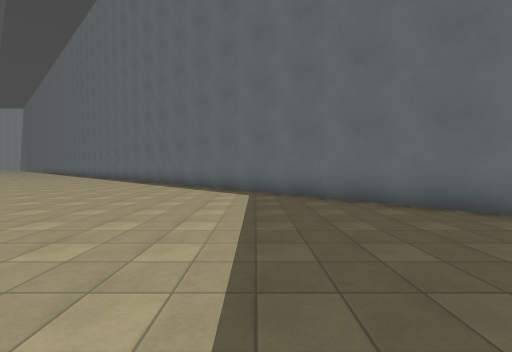
[1] (above)

24 first-person views from a walk through a Godot game level. The camera is 1.5 m above the floor, tilts 2° down and sees 90° across. The floor is counted in squares, 2 m on a side. Each view is taken from the middle of a square. On the plan, view 1 faces up. The plan holds only what a view shows up to about 9 squares ahead; the rest is blank. The place goes on beyond the plan. Surface patterns are stand-ins for the level's own textures.

[2]
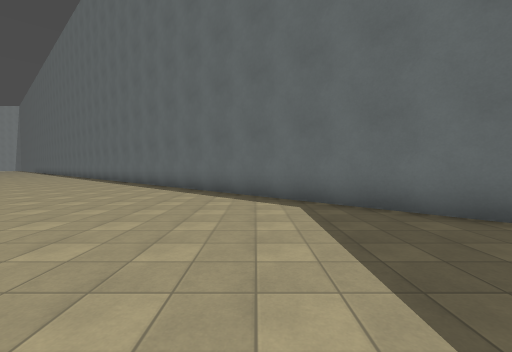

[3]
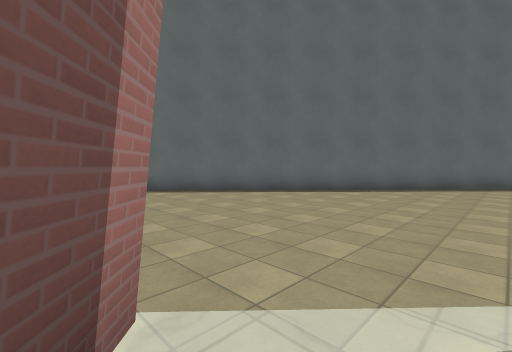

[4]
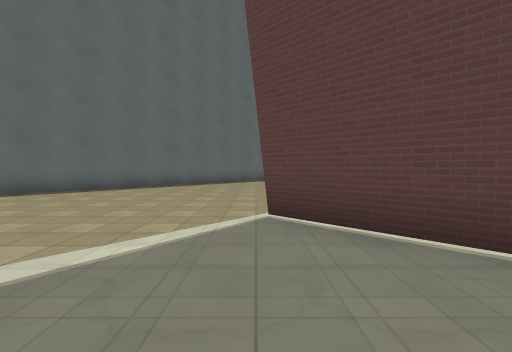

[5]
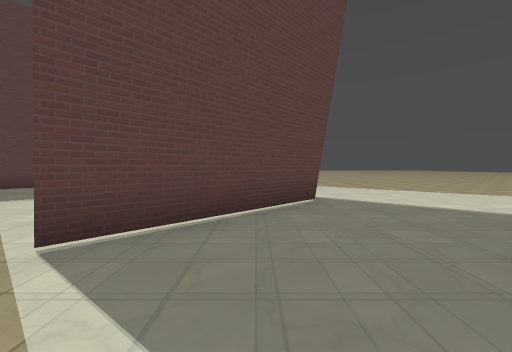

[6]
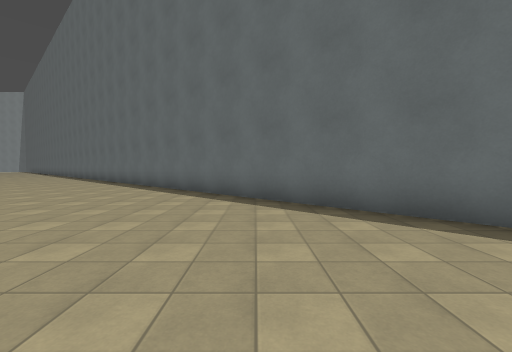

[7]
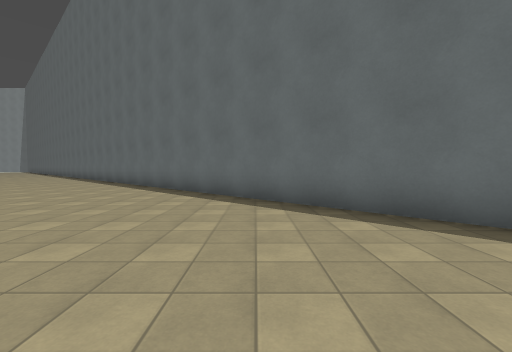

[8]
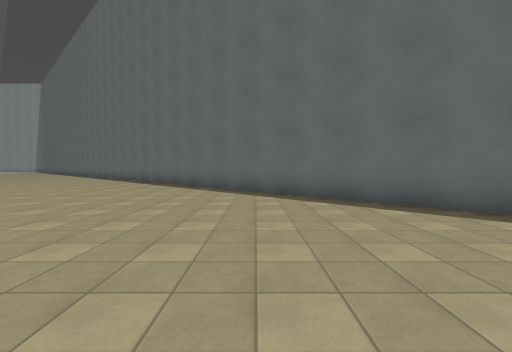

[9]
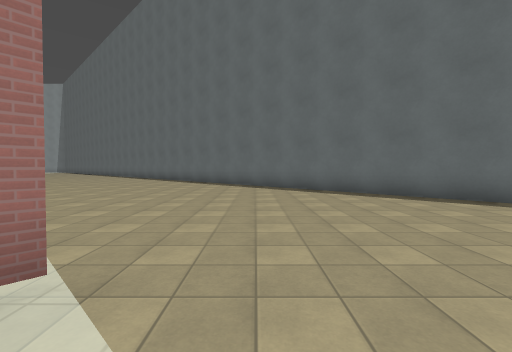

[10]
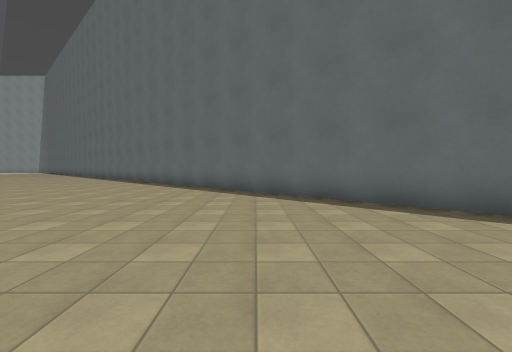

[11]
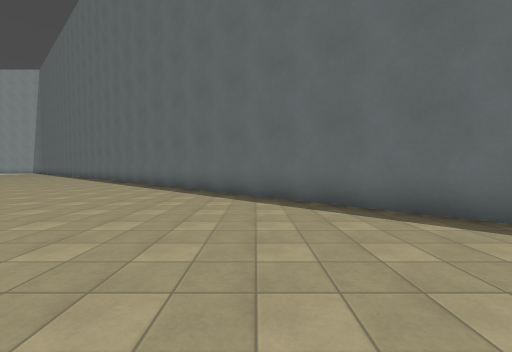

[12]
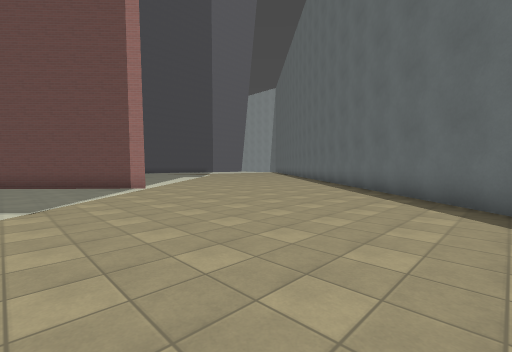

[13]
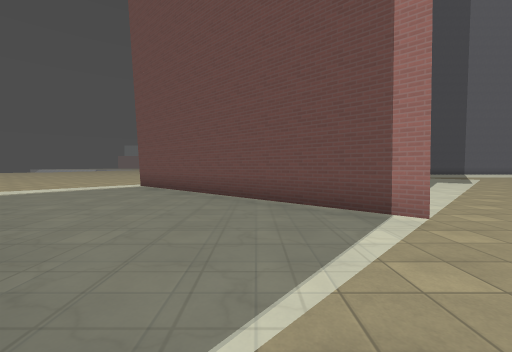

[14]
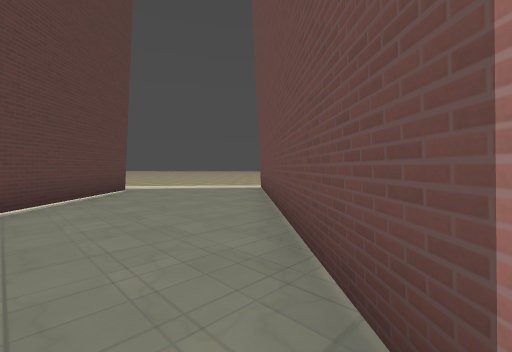

[15]
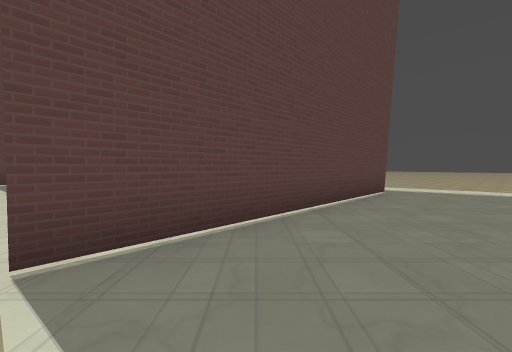

[16]
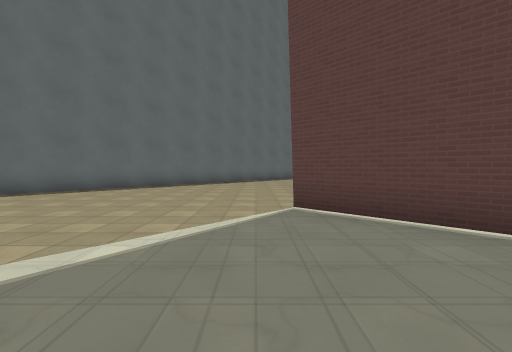

[17]
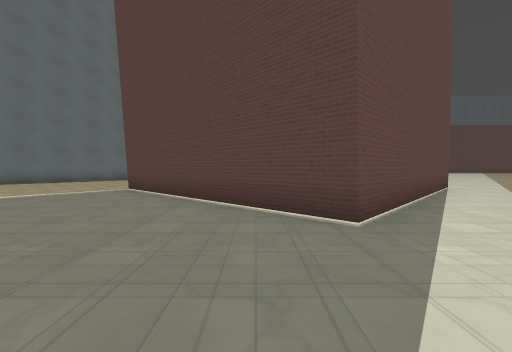

[18]
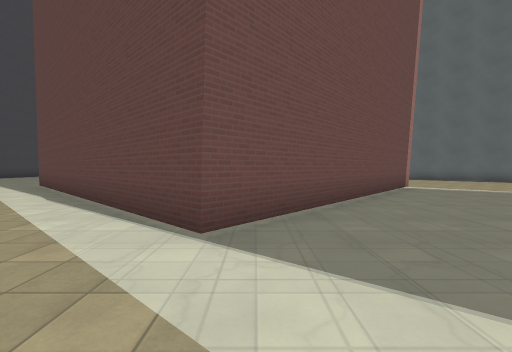

[19]
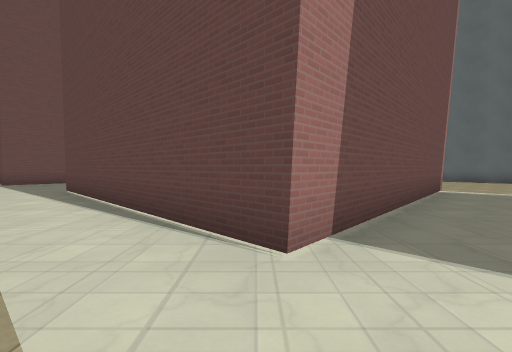

[20]
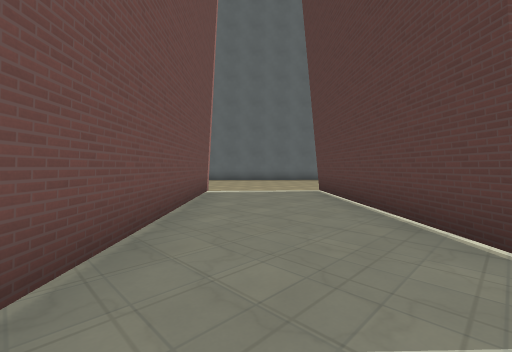

[21]
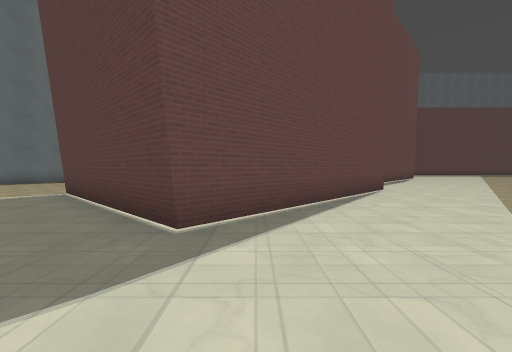

[22]
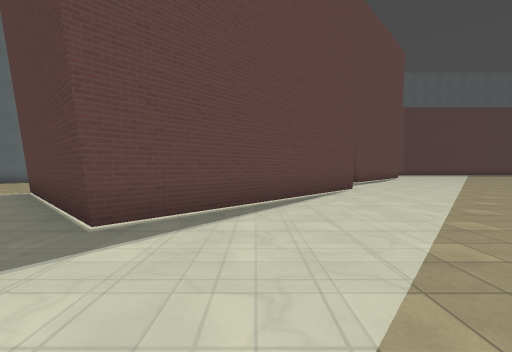

[23]
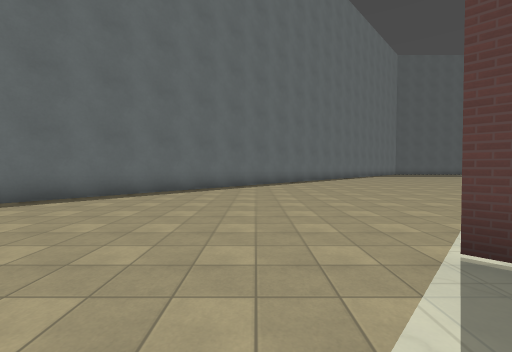

[24]
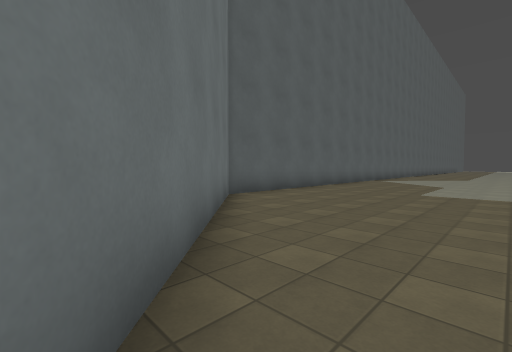

### Floor plan
Points are (right, up) in squares from view 1. A wall is a line through its corners. A room is listed if a view was taken in it or the views show most of it. See-through windows are left out.
Room 1 (views 1, 2, 3, 4, 5, 6, 7, 8, 9, 10, 11, 12, 13, 14, 15, 16, 23, 24)
walls: (-20.3, 16.7) (-24.9, 11.9); (-12.5, 9.2) (-13, 8.7); (-22.1, 9.9) (-17.9, 14.3); (-13.4, 3.3) (-10.1, 6.9); (-30.9, 17.6) (-26.3, 22.4); (-29.4, 25.3) (-34.1, 20.3); (-4.3, 0) (-3.5, 0.6); (6.5, -1.3) (6.5, 1.6) (-23.2, 29.5)
ways out: opening at (-32.5, 19.5) to room 2; opening at (-23.5, 11.5) to room 2; opening at (-14.5, 5.5) to room 2
Room 2 (views 17, 18, 19, 20, 21, 22)
walls: (-24.9, 11.9) (-25.7, 11) (-31.7, 16.7) (-30.9, 17.6); (-16.6, 4.8) (-22.1, 9.9); (-34.1, 20.3) (-35.6, 18.7) (-42.5, 25.1)
ways out: opening at (-32.5, 19.5) to room 1; opening at (-23.5, 11.5) to room 1; opening at (-14.5, 5.5) to room 1

Where each view was taken, in squares from view 1:
view 1: 0 up, 0 right, facing up
view 2: 2 up, 1 left, facing up
view 3: 8 up, 13 left, facing up-right
view 4: 7 up, 14 left, facing right
view 5: 9 up, 12 left, facing down
view 6: 11 up, 10 left, facing up
view 7: 13 up, 12 left, facing up
view 8: 15 up, 16 left, facing up
view 9: 15 up, 19 left, facing up
view 10: 18 up, 19 left, facing up
view 11: 20 up, 20 left, facing up
view 12: 22 up, 21 left, facing up-left
view 13: 23 up, 26 left, facing left
view 14: 25 up, 29 left, facing down-left
view 15: 24 up, 28 left, facing down
view 16: 23 up, 31 left, facing right
view 17: 18 up, 35 left, facing right
view 18: 16 up, 35 left, facing up
view 19: 9 up, 26 left, facing up
view 20: 10 up, 25 left, facing up-right
view 21: 9 up, 25 left, facing right
view 22: 8 up, 25 left, facing right
view 23: 16 up, 20 left, facing right
view 24: 6 up, 1 right, facing down-right
